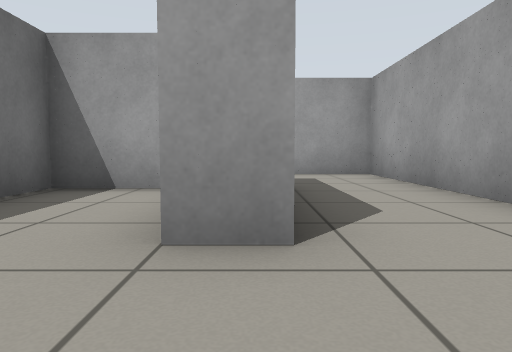
view 1 (above)

24 first-person views from a walk through a Gazebo world. The camera is 0.5 m above the floor, tilts 4° down and sees 70° across. The floor is counted in squares, 1 m on a side. Each view is taken from the middle of a square. On the plan, view 1 faces up. The plan holds only what a view shows up to about 9 squares ahead; the rest is blank.

view 2
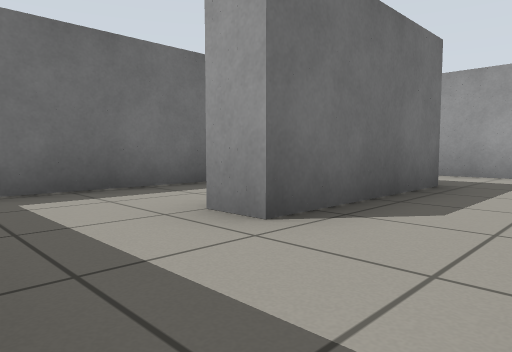

view 3
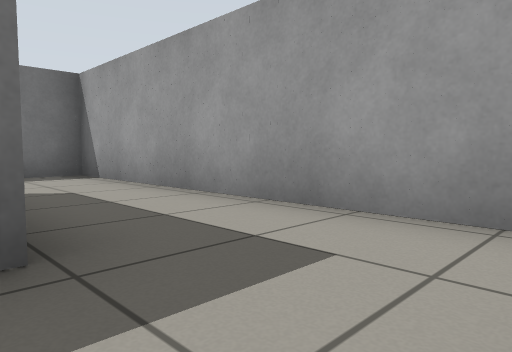

view 4
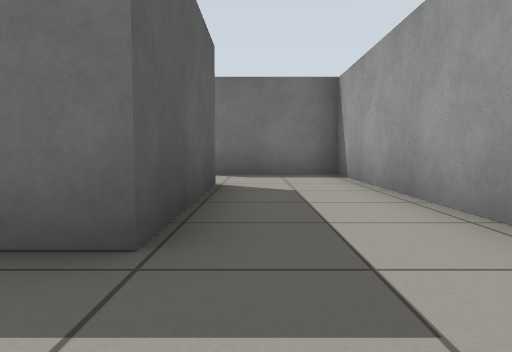

view 5
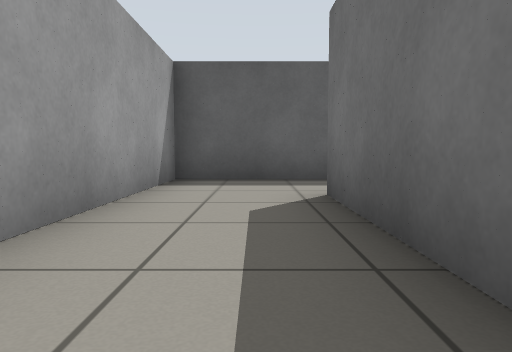

view 6
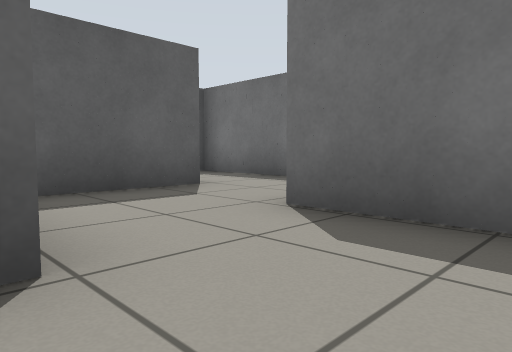

view 7
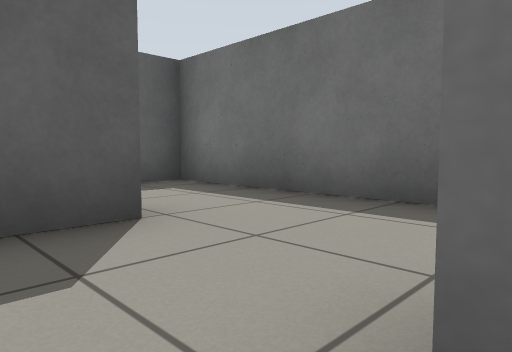

view 8
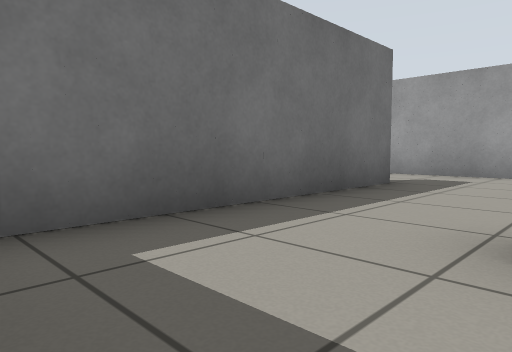

view 9
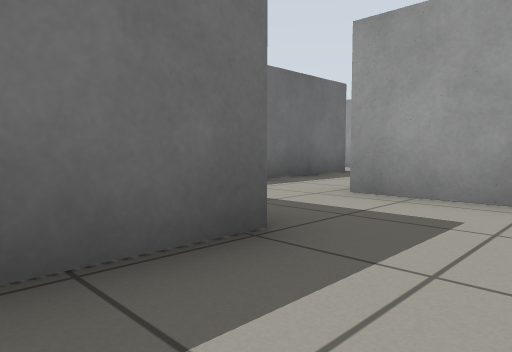

view 10
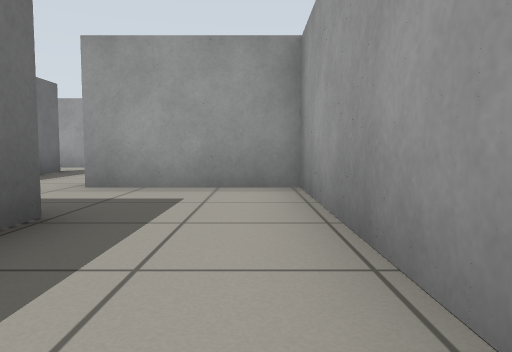

view 11
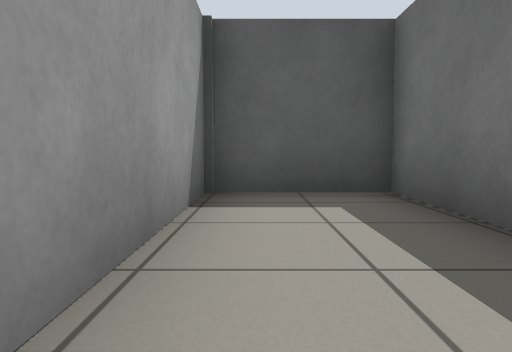

view 12
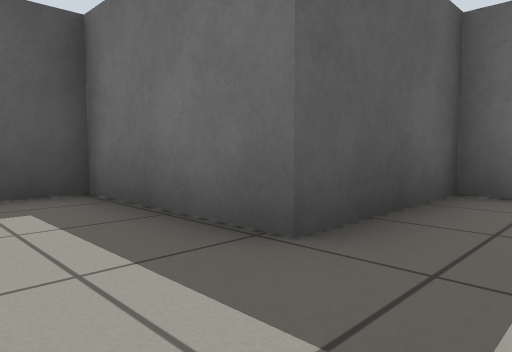

view 13
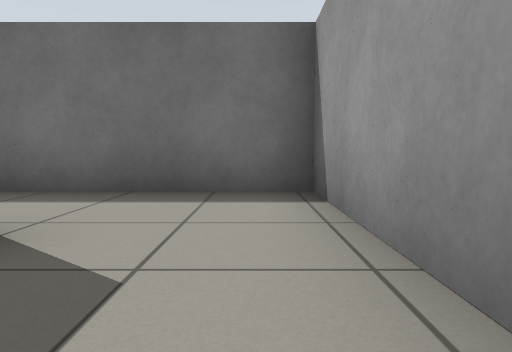

view 14
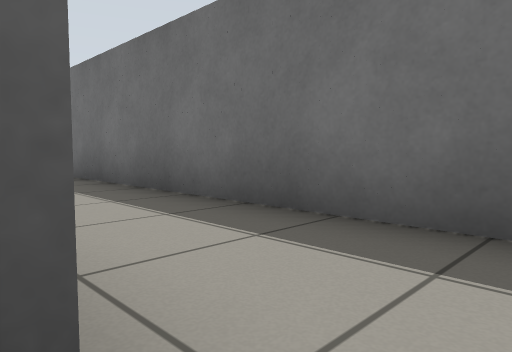

view 15
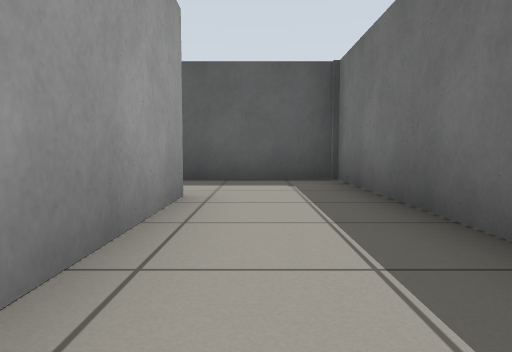

view 16
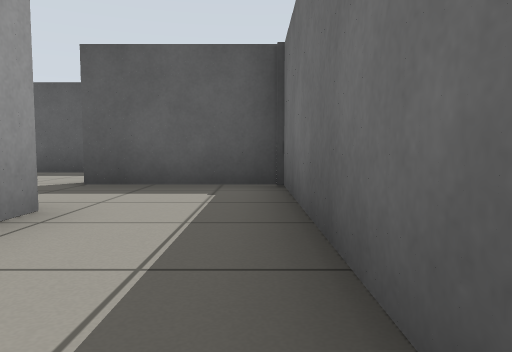

view 17
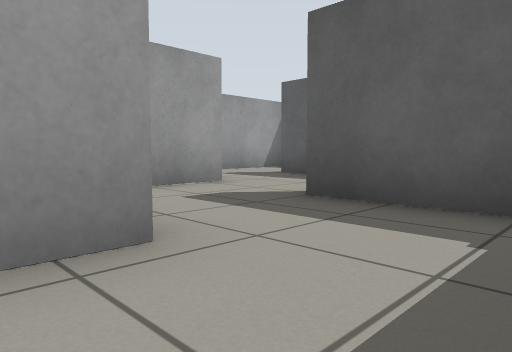

view 18
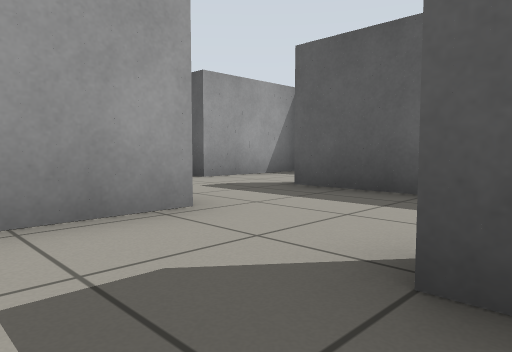

view 19
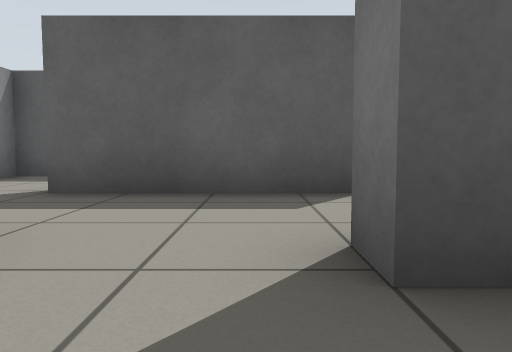

view 20
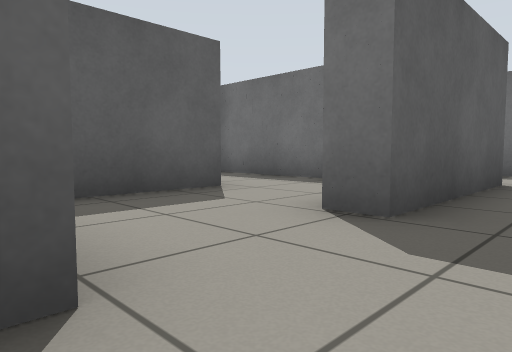

view 21
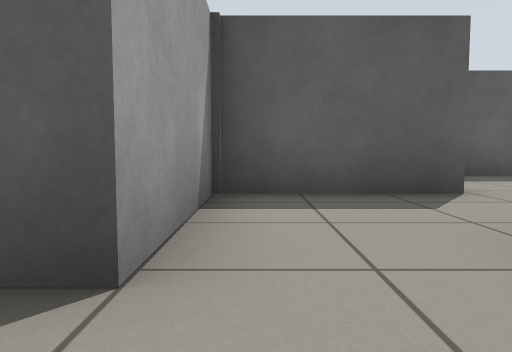

view 22
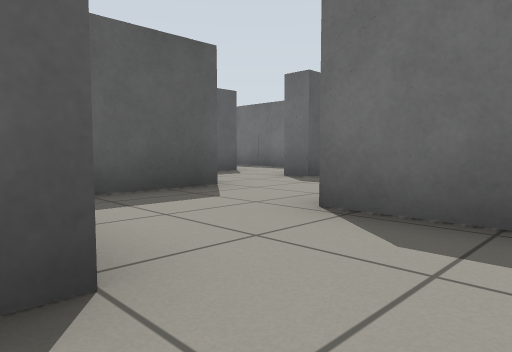

view 23
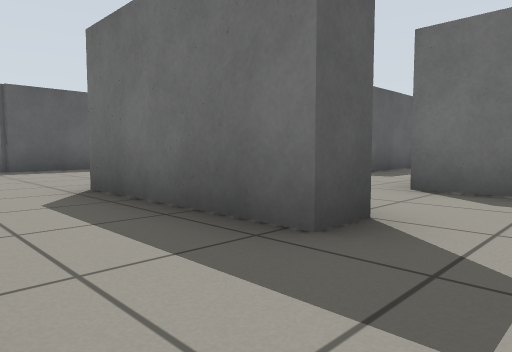

view 24
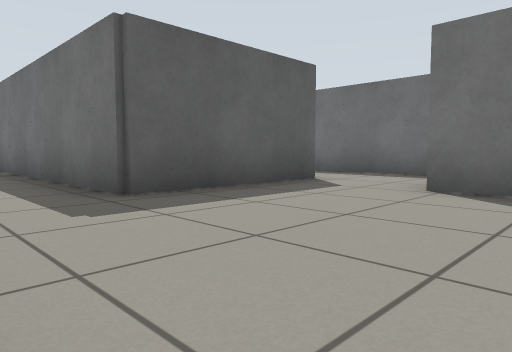

### Floor plan
Ten units are one square. View 1 is at (0, 0); x grows to the right and y downward. Boxes are objects, and circles mark ways between rooms. Rooms are numbered by the first view taken in them; rooms with no view inside come last. Other rooms are left out.
<svg viewBox="-119 -82 148 269">
<path fill="none" stroke="#000" d="M-35 -54 2 -54 2 -19 -5 -19M-2 3 24 3 24 -77 -56 -77 -56 -48M-66 3 -56 3 -56 33 -34 33 -34 -19 -64 -19M-85 -55 -85 -45M-72 -77 -94 -77M-92 11 -92 -20M-94 -77 -114 -77 -114 33 -95 33M-95 33 -85 33M-63 40 -63 24M-34 62 -5 62 -5 33M-27 24 -27 40M-27 88 -27 98M-35 119 2 119 2 182M-5 33 2 33 2 69M-12 -48 -27 -48 -27 -8M-66 62 -56 62 -56 69M-34 76 -34 62M-64 -25 -41 -25M-85 -45 -85 -14M-92 62 -66 62M-85 33 -85 40M-85 -14 -85 3 -66 3M-64 90 -34 90 -34 76M-56 106 -56 115"/>
<circle cx="0" cy="-5" r="3" fill="#2a7"/>
<circle cx="-45" cy="-50" r="3" fill="#2a7"/>
<circle cx="-60" cy="-5" r="3" fill="#2a7"/>
<circle cx="-90" cy="-65" r="3" fill="#2a7"/>
<circle cx="-75" cy="-50" r="3" fill="#2a7"/>
<circle cx="-90" cy="25" r="3" fill="#2a7"/>
<circle cx="-75" cy="40" r="3" fill="#2a7"/>
<circle cx="-15" cy="40" r="3" fill="#2a7"/>
<circle cx="-30" cy="50" r="3" fill="#2a7"/>
<circle cx="0" cy="25" r="3" fill="#2a7"/>
<circle cx="-30" cy="105" r="3" fill="#2a7"/>
<circle cx="-60" cy="50" r="3" fill="#2a7"/>
<circle cx="-45" cy="65" r="3" fill="#2a7"/>
<circle cx="-60" cy="-35" r="3" fill="#2a7"/>
<circle cx="-75" cy="-20" r="3" fill="#2a7"/>
<text x="0" y="-60">1</text>
<text x="-50" y="10">2</text>
<text x="-80" y="-60">3</text>
<text x="-110" y="-20">4</text>
<text x="-80" y="20">5</text>
<text x="-20" y="50">6</text>
<text x="-20" y="20">7</text>
<text x="10" y="110">8</text>
<text x="-20" y="-20">9</text>
<text x="-50" y="60">10</text>
<text x="-50" y="-40">11</text>
<text x="-80" y="-30">12</text>
<text x="-80" y="50">13</text>
<text x="-80" y="-10">14</text>
<text x="-50" y="80">15</text>
<text x="-50" y="100">16</text>
</svg>
Room 1 opens to room 9. Room 1 opens to room 11. Room 2 opens to room 14. Room 3 opens to room 4. Room 3 opens to room 12. Room 4 opens to room 5. Room 5 opens to room 13. Room 6 opens to room 7. Room 6 opens to room 10. Room 7 opens to room 8. Room 8 opens to room 16. Room 10 opens to room 13. Room 10 opens to room 15. Room 11 opens to room 12. Room 12 opens to room 14.

Where each view was taken, in squares from view 1:
view 1: 0 up, 0 right, facing up
view 2: 0 up, 2 right, facing up-left
view 3: 5 up, 2 right, facing up-left
view 4: 6 up, 2 right, facing left
view 5: 6 up, 1 right, facing down
view 6: 7 up, 3 left, facing down-left
view 7: 5 up, 5 left, facing down-left
view 8: 0 up, 6 left, facing up-left
view 9: 2 down, 4 left, facing up-left
view 10: 3 down, 4 left, facing up
view 11: 1 up, 4 left, facing down
view 12: 1 up, 4 left, facing down-left
view 13: 7 up, 7 left, facing left
view 14: 6 up, 9 left, facing down-left
view 15: 3 up, 10 left, facing down
view 16: 2 up, 11 left, facing down
view 17: 0 up, 11 left, facing down-right
view 18: 2 down, 9 left, facing down-right
view 19: 2 down, 8 left, facing down
view 20: 5 down, 3 left, facing down-left
view 21: 2 down, 1 left, facing down
view 22: 2 down, 0 right, facing down-left
view 23: 2 down, 2 right, facing down-left
view 24: 8 down, 2 right, facing down-left
